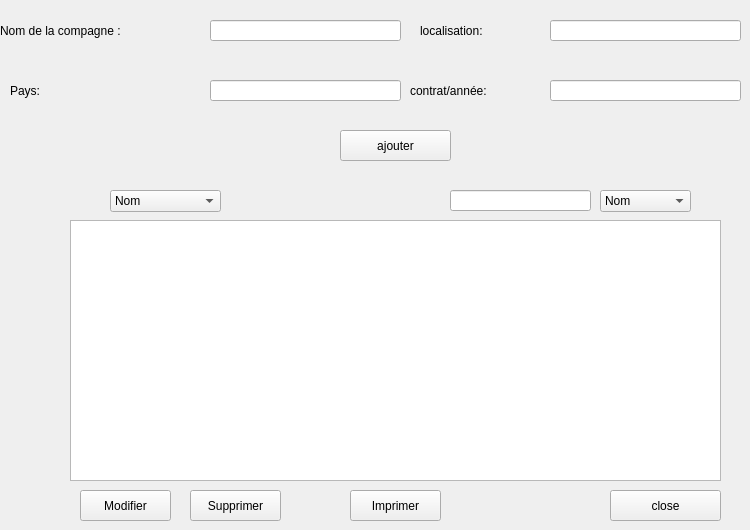
   <widget class="QWidget" name="tab">
    <property name="styleSheet">
     <string notr="true">QLabel{
	font: 15pt &quot;MS Shell Dlg 2&quot;;
}</string>
    </property>
    <attribute name="title">
     <string>Tab 1</string>
    </attribute>
    <widget class="QLabel" name="contrat">
     <property name="geometry">
      <rect>
       <x>410</x>
       <y>70</y>
       <width>141</width>
       <height>41</height>
      </rect>
     </property>
     <property name="styleSheet">
      <string notr="true"/>
     </property>
     <property name="text">
      <string>contrat/année:</string>
     </property>
    </widget>
    <widget class="QLabel" name="localajout">
     <property name="geometry">
      <rect>
       <x>420</x>
       <y>10</y>
       <width>121</width>
       <height>41</height>
      </rect>
     </property>
     <property name="styleSheet">
      <string notr="true"/>
     </property>
     <property name="text">
      <string>localisation:</string>
     </property>
    </widget>
    <widget class="QLineEdit" name="contratedit">
     <property name="geometry">
      <rect>
       <x>550</x>
       <y>80</y>
       <width>191</width>
       <height>21</height>
      </rect>
     </property>
     <property name="styleSheet">
      <string notr="true"/>
     </property>
    </widget>
    <widget class="QLabel" name="paysajout">
     <property name="geometry">
      <rect>
       <x>10</x>
       <y>70</y>
       <width>91</width>
       <height>41</height>
      </rect>
     </property>
     <property name="styleSheet">
      <string notr="true"/>
     </property>
     <property name="text">
      <string>Pays:</string>
     </property>
    </widget>
    <widget class="QLineEdit" name="paysedit">
     <property name="geometry">
      <rect>
       <x>210</x>
       <y>80</y>
       <width>191</width>
       <height>21</height>
      </rect>
     </property>
     <property name="styleSheet">
      <string notr="true"/>
     </property>
     <property name="text">
      <string/>
     </property>
    </widget>
    <widget class="QLineEdit" name="recherche">
     <property name="geometry">
      <rect>
       <x>450</x>
       <y>190</y>
       <width>141</width>
       <height>21</height>
      </rect>
     </property>
     <property name="styleSheet">
      <string notr="true"/>
     </property>
    </widget>
    <widget class="QComboBox" name="recherchebox">
     <property name="geometry">
      <rect>
       <x>600</x>
       <y>190</y>
       <width>91</width>
       <height>22</height>
      </rect>
     </property>
     <item>
      <property name="text">
       <string>Nom</string>
      </property>
     </item>
     <item>
      <property name="text">
       <string>Localisation</string>
      </property>
     </item>
     <item>
      <property name="text">
       <string>Pays</string>
      </property>
     </item>
     <item>
      <property name="text">
       <string>Contrat</string>
      </property>
     </item>
    </widget>
    <widget class="QComboBox" name="boxi">
     <property name="geometry">
      <rect>
       <x>110</x>
       <y>190</y>
       <width>111</width>
       <height>22</height>
      </rect>
     </property>
     <property name="styleSheet">
      <string notr="true"/>
     </property>
     <item>
      <property name="text">
       <string>Nom</string>
      </property>
     </item>
     <item>
      <property name="text">
       <string>Localisation</string>
      </property>
     </item>
     <item>
      <property name="text">
       <string>Pays</string>
      </property>
     </item>
     <item>
      <property name="text">
       <string>Contrat</string>
      </property>
     </item>
    </widget>
    <widget class="QLineEdit" name="localedit">
     <property name="geometry">
      <rect>
       <x>550</x>
       <y>20</y>
       <width>191</width>
       <height>21</height>
      </rect>
     </property>
     <property name="styleSheet">
      <string notr="true"/>
     </property>
    </widget>
    <widget class="QPushButton" name="ajouterbutt">
     <property name="geometry">
      <rect>
       <x>340</x>
       <y>130</y>
       <width>111</width>
       <height>31</height>
      </rect>
     </property>
     <property name="styleSheet">
      <string notr="true"/>
     </property>
     <property name="text">
      <string>ajouter</string>
     </property>
    </widget>
    <widget class="QLineEdit" name="nomedit_4">
     <property name="geometry">
      <rect>
       <x>210</x>
       <y>20</y>
       <width>191</width>
       <height>21</height>
      </rect>
     </property>
     <property name="styleSheet">
      <string notr="true"/>
     </property>
    </widget>
    <widget class="QLabel" name="nomajout">
     <property name="geometry">
      <rect>
       <x>0</x>
       <y>10</y>
       <width>211</width>
       <height>41</height>
      </rect>
     </property>
     <property name="styleSheet">
      <string notr="true"/>
     </property>
     <property name="text">
      <string>Nom de la compagne :</string>
     </property>
    </widget>
    <widget class="QTableView" name="tableinfo">
     <property name="geometry">
      <rect>
       <x>70</x>
       <y>220</y>
       <width>651</width>
       <height>261</height>
      </rect>
     </property>
     <property name="styleSheet">
      <string notr="true"/>
     </property>
    </widget>
    <widget class="QPushButton" name="pushButton_3">
     <property name="geometry">
      <rect>
       <x>350</x>
       <y>490</y>
       <width>91</width>
       <height>31</height>
      </rect>
     </property>
     <property name="styleSheet">
      <string notr="true"/>
     </property>
     <property name="text">
      <string>Imprimer</string>
     </property>
    </widget>
    <widget class="QPushButton" name="pushButton">
     <property name="geometry">
      <rect>
       <x>80</x>
       <y>490</y>
       <width>91</width>
       <height>31</height>
      </rect>
     </property>
     <property name="styleSheet">
      <string notr="true"/>
     </property>
     <property name="text">
      <string>Modifier</string>
     </property>
    </widget>
    <widget class="QPushButton" name="pushButton_2">
     <property name="geometry">
      <rect>
       <x>190</x>
       <y>490</y>
       <width>91</width>
       <height>31</height>
      </rect>
     </property>
     <property name="styleSheet">
      <string notr="true"/>
     </property>
     <property name="text">
      <string>Supprimer</string>
     </property>
    </widget>
    <widget class="QPushButton" name="Annuler_4">
     <property name="geometry">
      <rect>
       <x>610</x>
       <y>490</y>
       <width>111</width>
       <height>31</height>
      </rect>
     </property>
     <property name="styleSheet">
      <string notr="true"/>
     </property>
     <property name="text">
      <string>close</string>
     </property>
    </widget>
   </widget>
